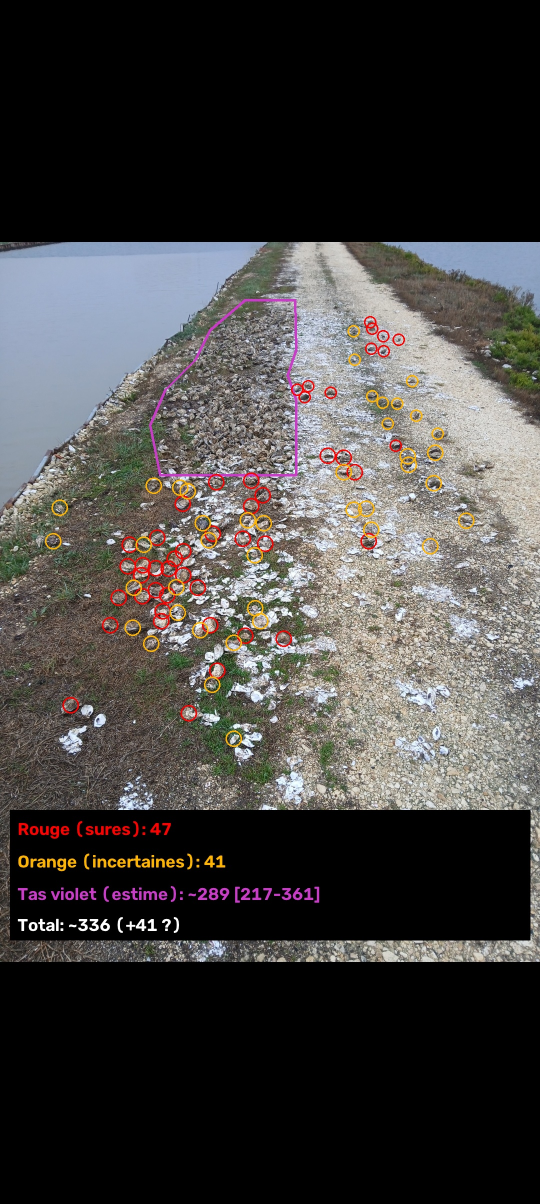
#> input picture huitres/huitres_photo3_comptage.jpg, 1080 x 2408 px (shown at 1/2 size)
$ python detecteur_v1_peaks.py ../../../huitres/huitres_photo3_comptage.jpg 5 5 out.png
#> lines starting #> are read from the running program, lines starting #| are printed output that depends on the picture; after the words box and inside, x2 and y2 are one past the last pixel; in counts of white or black regions, pixels touching at a corner belong together
# Detecteur automatique v1 : seuil de gris + distance transform + maxima locaux. Usage: python3 detecteur_v1_peaks.py photo.jpg seuil distance sortie.jpg
import cv2, numpy as np, sys
from skimage.feature import peak_local_max
img=cv2.imread(sys.argv[1]); H,W=img.shape[:2]
#> further down, img is the input picture: shape (2408, 1080, 3); mean B, G, R 64.9, 66.5, 69
#> after `H, W = img.shape[:2]`: H = 2408; W = 1080
y0,y1=950,1920
g=cv2.cvtColor(img,cv2.COLOR_BGR2GRAY)
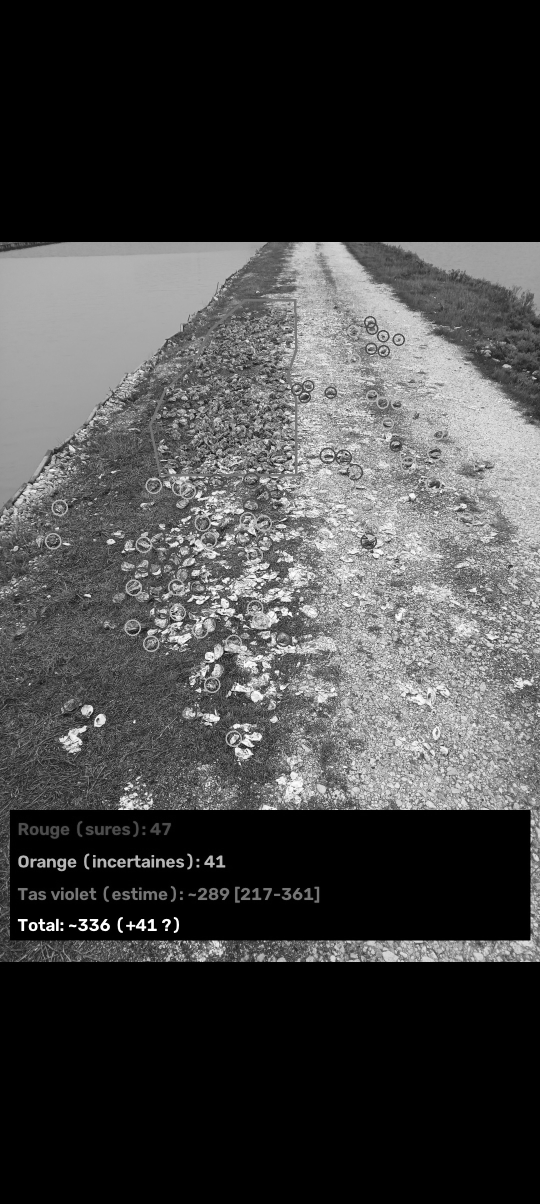
#> g: shape (2408, 1080) (shown at 1/2 size); min 0, max 255, mean 67
hsv=cv2.cvtColor(img,cv2.COLOR_BGR2HSV)
#> hsv: shape (2408, 1080, 3); mean H, S, V 26.2, 26.5, 72.8
mask=(g<int(sys.argv[2])).astype(np.uint8)*255
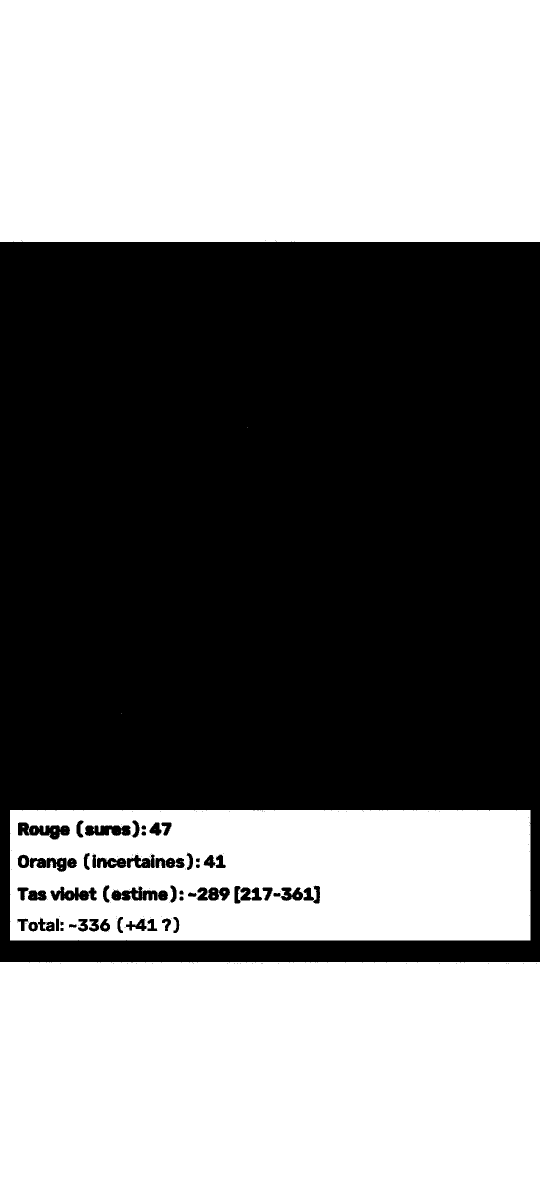
#> mask: shape (2408, 1080) (shown at 1/2 size); 49.7% white; 52 white regions (39 under 20 px), largest, box (x1, y1, x2, y2) and area: (0, 0, 1080, 484) 522712, (0, 1924, 1080, 2408) 522664, (20, 1620, 1061, 1881) 247300
mask[:y0]=0; mask[y1:]=0
#> after `mask[:y0] = 0`: mask: shape (2408, 1080); 29.6% white; 50 white regions (38 under 20 px), largest, box (x1, y1, x2, y2) and area: (0, 1924, 1080, 2408) 522664, (20, 1620, 1061, 1881) 247300, (43, 1716, 51, 1730) 91
#> after `mask[y1:] = 0`: mask: shape (2408, 1080); 9.5% white; 49 white regions (38 under 20 px), largest, box (x1, y1, x2, y2) and area: (20, 1620, 1061, 1881) 247300, (43, 1716, 51, 1730) 91, (271, 1785, 277, 1796) 50
grass=((hsv[...,0]>30)&(hsv[...,0]<90)&(hsv[...,1]>50))
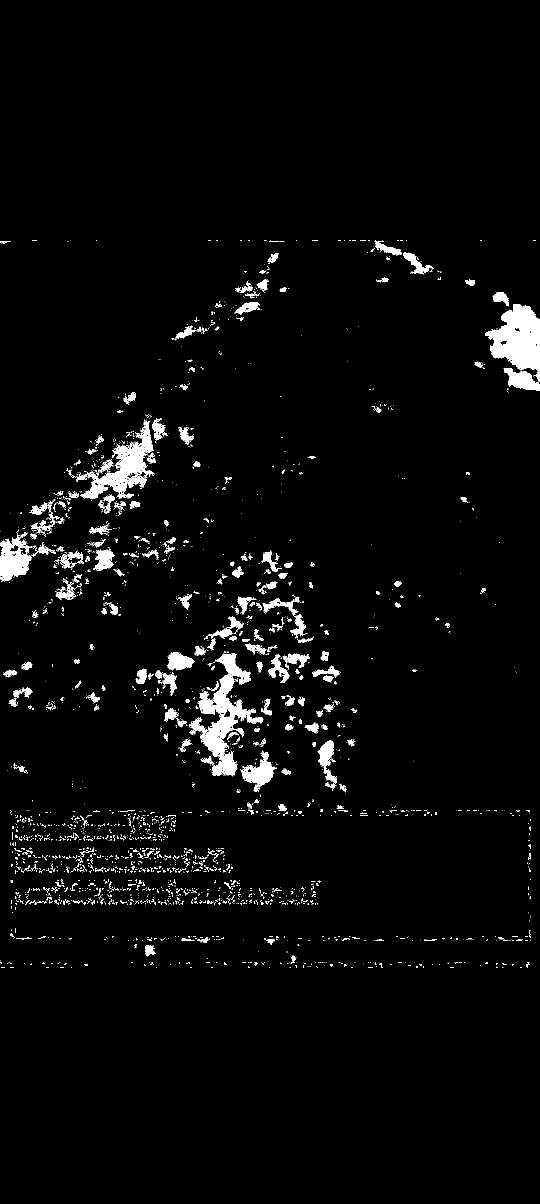
#> grass: shape (2408, 1080) bool (shown at 1/2 size); 3.2% white; 2737 white regions (2378 under 20 px), largest, box (x1, y1, x2, y2) and area: (381, 1306, 526, 1553) 10362, (970, 608, 1080, 764) 9659, (152, 841, 309, 998) 7048
mask[grass]=0
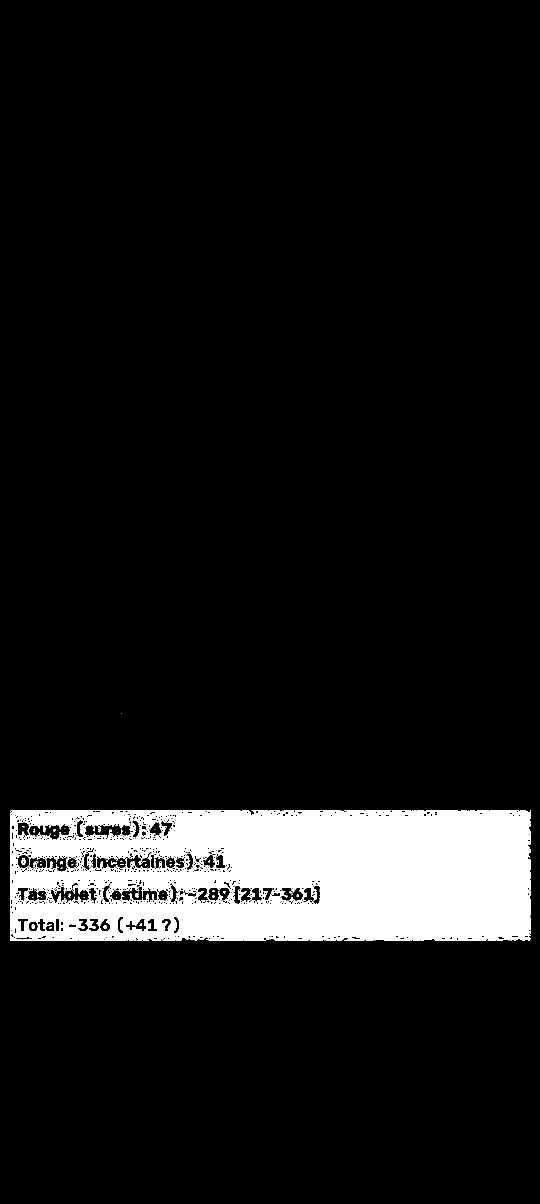
#> mask: shape (2408, 1080) (shown at 1/2 size); 9.1% white; 69 white regions (61 under 20 px), largest, box (x1, y1, x2, y2) and area: (20, 1620, 1061, 1881) 237024, (43, 1716, 51, 1730) 75, (271, 1785, 277, 1796) 47
mask=cv2.morphologyEx(mask,cv2.MORPH_OPEN,np.ones((3,3),np.uint8))
#> mask: shape (2408, 1080); 8.9% white; 112 white regions (56 under 20 px), largest, box (x1, y1, x2, y2) and area: (20, 1620, 1061, 1881) 228104, (161, 1648, 174, 1674) 149, (550, 1781, 569, 1792) 118
mask=cv2.morphologyEx(mask,cv2.MORPH_CLOSE,np.ones((5,5),np.uint8))
#> mask: shape (2408, 1080); 9.2% white; 23 white regions (13 under 20 px), largest, box (x1, y1, x2, y2) and area: (20, 1620, 1061, 1881) 239394, (43, 1719, 51, 1730) 65, (501, 1784, 510, 1794) 46
dt=cv2.distanceTransform(mask,cv2.DIST_L2,5)
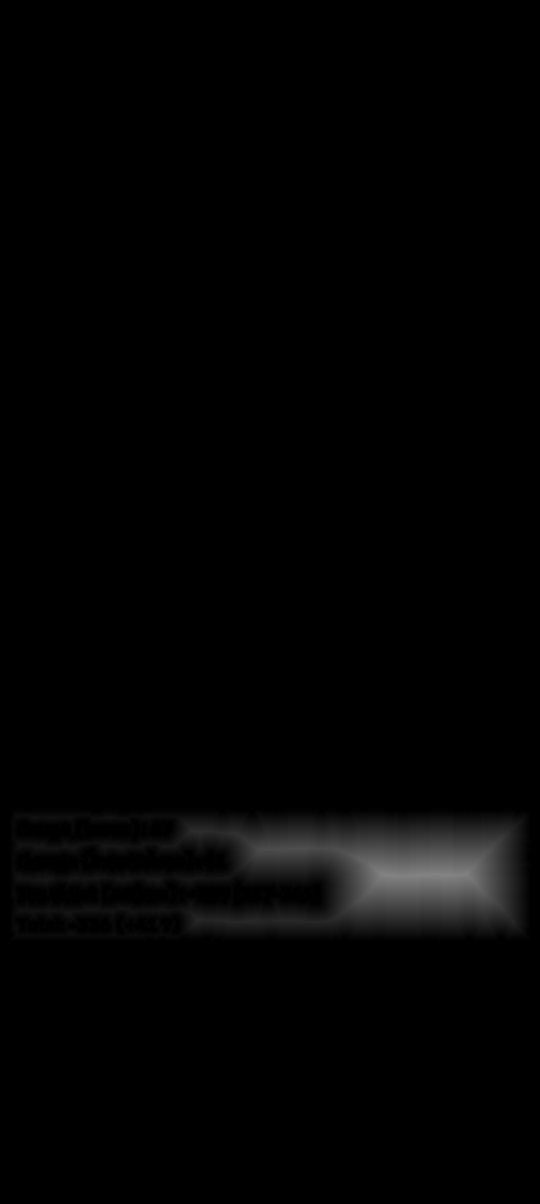
#> dt: shape (2408, 1080) float32 (shown at 1/2 size); min 0, max 131, mean 3.1
pk=peak_local_max(dt,min_distance=int(sys.argv[3]),threshold_abs=5)
#> pk = 171 pairs, first value 1630 to 1873, second value 27 to 899
res=[]
for y,x in pk:
    r=dt[y,x]
    res.append((x,y,r))
#> this loop made 171 passes
#> (y, x, r) on passes 1 to 3: (1750, 884, 131), (1750, 889, 131), (1750, 894, 131)
#> after the loop, res = 171 items, first 6: (884, 1750, 131), (889, 1750, 131), (894, 1750, 131), (899, 1750, 131), (771, 1750, 130.6), (859, 1749, 130)
sure=[p for p in res if p[2]>=8]; unsure=[p for p in res if p[2]<8]
#> after `sure = [p for p in res if p[2] >= 8]`: sure = 166 items, first 6: (884, 1750, 131), (889, 1750, 131), (894, 1750, 131), (899, 1750, 131), (771, 1750, 130.6), (859, 1749, 130)
#> after `unsure = [p for p in res if p[2] < 8]`: unsure = [(345, 1854, 7.39), (199, 1794, 7.2), (145, 1659, 7), (160, 1730, 7), (526, 1788, 5.79)]
print(len(sure),len(unsure))
#| 166 5
vis=img.copy()
for x,y,r in sure: cv2.circle(vis,(int(x),int(y)),int(max(r*1.8,16)),(0,0,255),3)
#> this loop made 166 passes
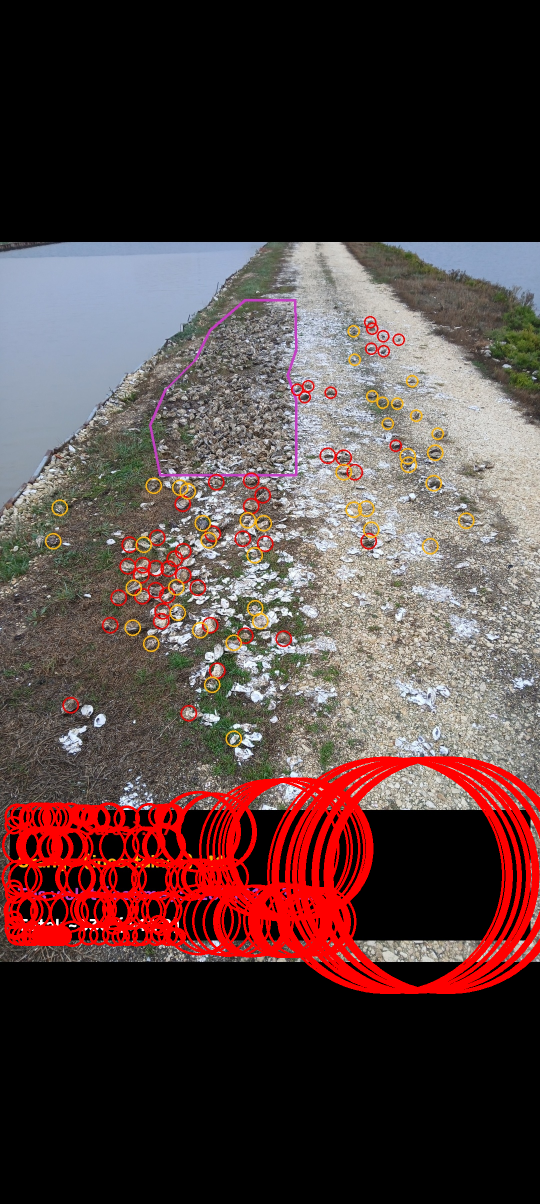
#> vis: shape (2408, 1080, 3) (shown at 1/2 size); 7.48% of pixels changed, all inside (x1, y1, x2, y2) = (3, 1513, 1080, 1988)
for x,y,r in unsure: cv2.circle(vis,(int(x),int(y)),int(max(r*1.8,14)),(0,170,255),3)
#> this loop made 5 passes
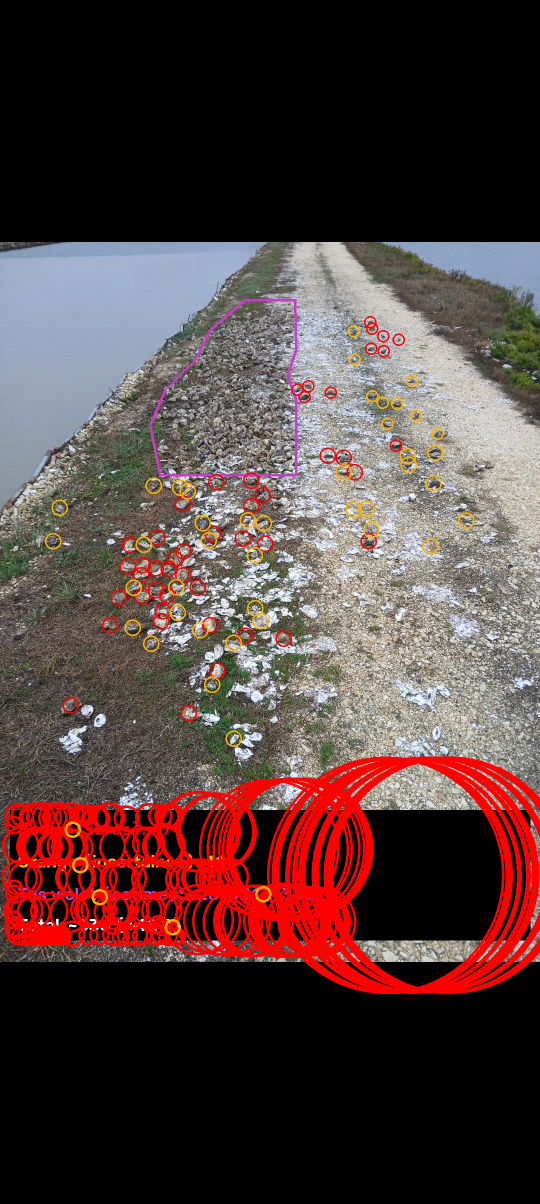
#> vis: shape (2408, 1080, 3) (shown at 1/2 size); 0.08% of pixels changed, all inside (x1, y1, x2, y2) = (129, 1643, 543, 1871)
cv2.imwrite(sys.argv[4],vis)
np.save(sys.argv[4]+'.npy',np.array(res))
